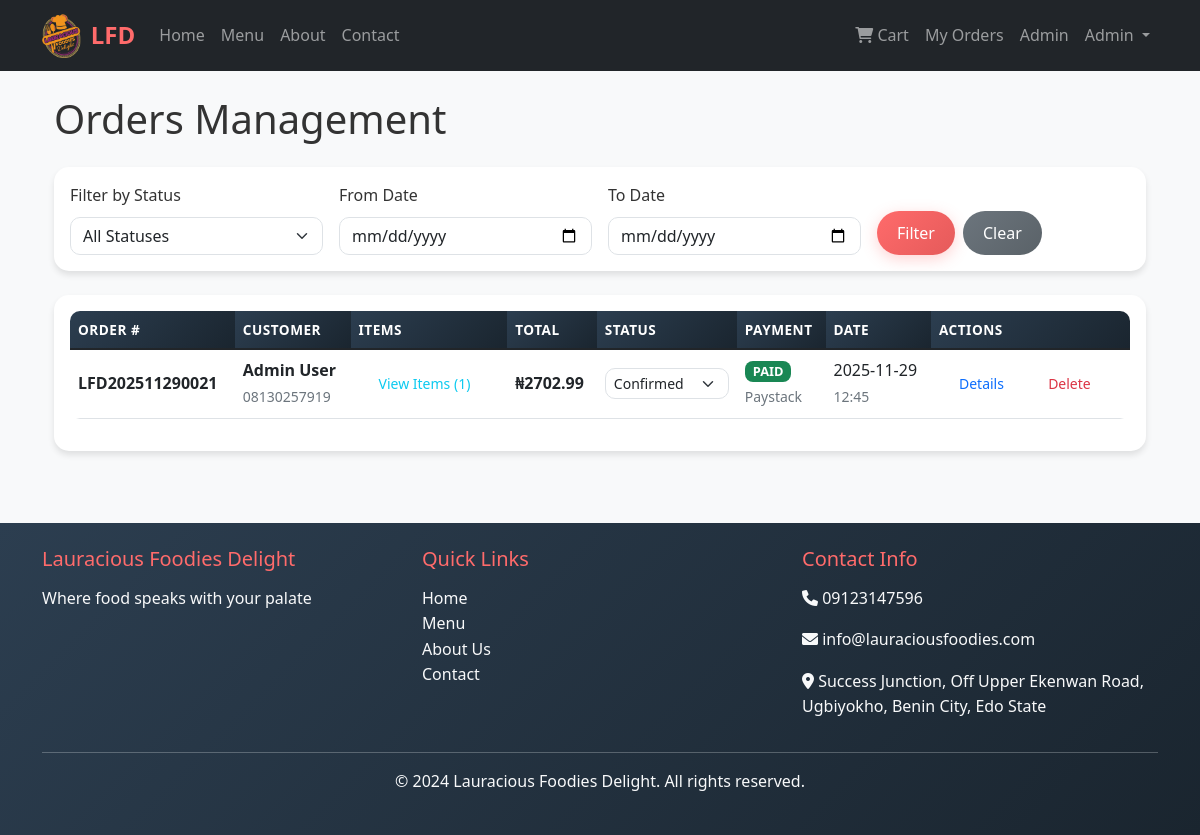
The page /admin/orders (signed in) on the database as committed earlier.
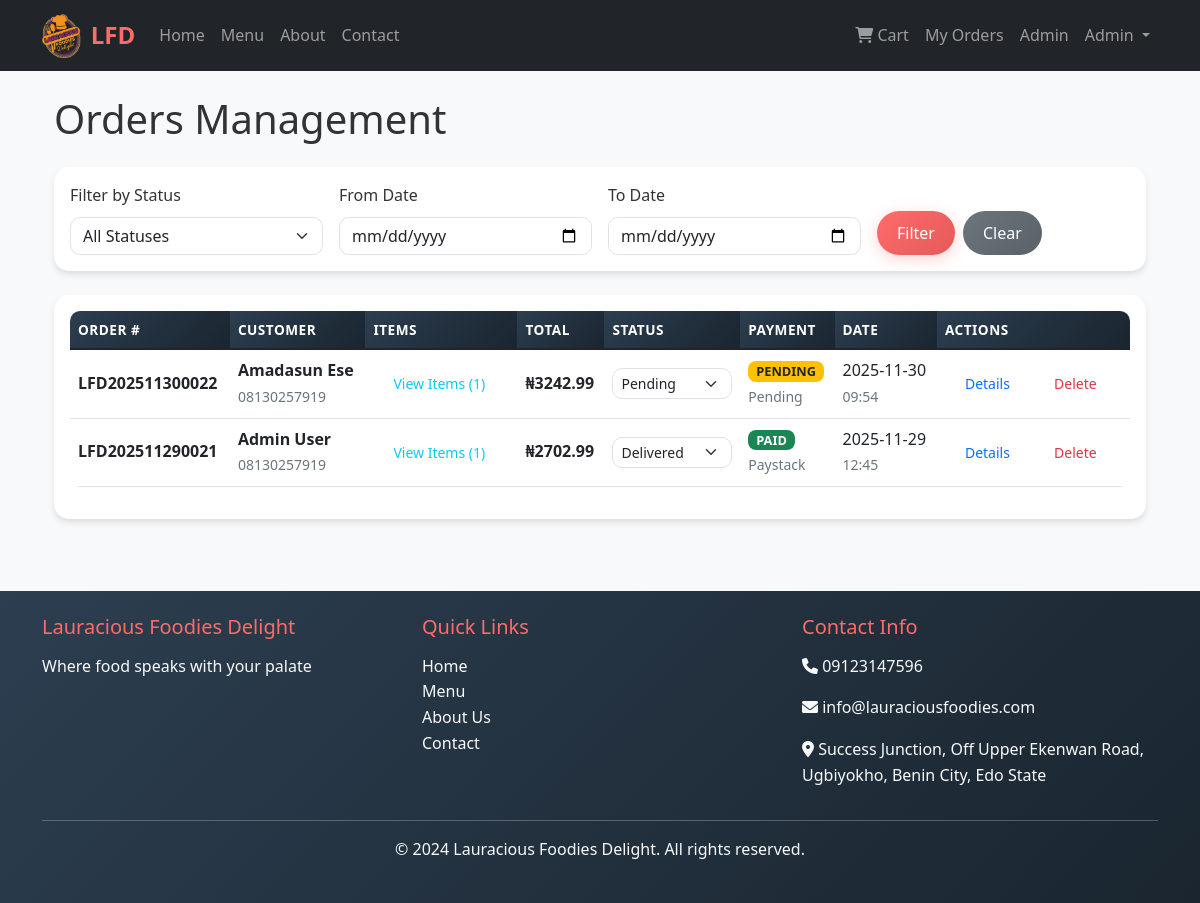
The same page on the database as committed later.
### app/models.py (models this page shows, shortened)
class User(UserMixin, db.Model):
    id = db.Column(db.Integer, primary_key=True)
    username = db.Column(db.String(80), unique=True, nullable=False)
    email = db.Column(db.String(120), unique=True, nullable=False)
    password_hash = db.Column(db.String(128))
    first_name = db.Column(db.String(50), nullable=False)
    last_name = db.Column(db.String(50), nullable=False)
    phone = db.Column(db.String(20))
    address = db.Column(db.Text)
    is_admin = db.Column(db.Boolean, default=False)
    created_at = db.Column(db.DateTime, default=datetime.utcnow)
    orders = db.relationship('Order', backref='customer', lazy='dynamic')

class Order(db.Model):
    id = db.Column(db.Integer, primary_key=True)
    order_number = db.Column(db.String(20), unique=True, nullable=False)
    customer_id = db.Column(db.Integer, db.ForeignKey('user.id'), nullable=False)
    total_amount = db.Column(db.Float, nullable=False, default=0.0)
    status = db.Column(db.String(20), default='pending')
    payment_method = db.Column(db.String(50))
    delivery_address = db.Column(db.Text)
    phone_number = db.Column(db.String(20))
    notes = db.Column(db.Text)
    created_at = db.Column(db.DateTime, default=datetime.utcnow)
    updated_at = db.Column(db.DateTime, default=datetime.utcnow, onupdate=datetime.utcnow)
    paystack_ref   = db.Column(db.String(40), unique=True, nullable=True)
    payment_status = db.Column(db.String(20), default='pending')
    order_items = db.relationship('OrderItem', backref='order', lazy='dynamic', cascade='all, delete-orphan')

### app/routes/admin.py (the view)
@bp.route('/orders')
def orders():
    status = request.args.get('status')
    date_from = request.args.get('date_from')
    date_to = request.args.get('date_to')
    query = Order.query
    if status:
        query = query.filter_by(status=status)
    if date_from:
        query = query.filter(Order.created_at >= date_from)
    if date_to:
        query = query.filter(Order.created_at <= date_to)
    orders = query.order_by(Order.created_at.desc()).all()
    return render_template('admin/orders.html', orders=orders)

### app/routes/admin.py (called while the page is built)
@bp.before_request
@login_required
def require_admin():
    if not current_user.is_admin:
        flash('Access denied. Admin privileges required.', 'danger')
        return redirect(url_for('main.index'))

### app/templates/admin/orders.html (shortened to what this page needs)
{% extends "base.html" %}
{% block content %}
<div class="container-fluid">
    <h1 class="mb-4">Orders Management</h1>
    <div class="card mb-4">
        <div class="card-body">
            <form method="GET" action="{{ url_for('admin.orders') }}">
                <div class="row g-3">
                    <div class="col-md-3">
                        <label class="form-label">Filter by Status</label>
                        <select class="form-select" name="status">
                            <option value="">All Statuses</option>
                        </select>
                    </div>
                    <div class="col-md-3">
                        <label class="form-label">From Date</label>
                        <input type="date" class="form-control" name="date_from" value="{{ request.args.get('date_from','') }}">
                    </div>
                    <div class="col-md-3">
                        <label class="form-label">To Date</label>
                        <input type="date" class="form-control" name="date_to" value="{{ request.args.get('date_to','') }}">
                    </div>
                    <div class="col-md-3 d-flex align-items-end">
                        <button class="btn btn-primary me-2">Filter</button>
                        <a href="{{ url_for('admin.orders') }}" class="btn btn-secondary">Clear</a>
                    </div>
                </div>
            </form>
        </div>
    </div>
    <div class="card">
        <div class="card-body">
            <div class="table-responsive">
                <table class="table table-hover align-middle">
                    <thead>
                        <tr>
                            <th>Order #</th>
                            <th>Customer</th>
                            <th>Items</th>
                            <th>Total</th>
                            <th>Status</th>
                            <th>Payment</th>
                            <th>Date</th>
                            <th>Actions</th>
                        </tr>
                    </thead>
                    <tbody>
                        {% for order in orders %}
                        <tr>
                            <td><strong>{{ order.order_number }}</strong></td>
                            <td>
                                <strong>{{ order.customer.first_name }} {{ order.customer.last_name }}</strong><br>
                                <small class="text-muted">{{ order.phone_number }}</small>
                            </td>
                            <td>
                                <button
                                    class="btn btn-sm btn-outline-info load-modal"
                                    data-id="{{ order.id }}"
                                    data-type="items">
                                    View Items ({{ order.order_items.count() }})
                                </button>
                            </td>
                            <td><strong>₦{{ "%.2f"|format(order.total_amount) }}</strong></td>
                            <td>
                                <form method="POST" action="{{ url_for('admin.update_order_status', order_id=order.id) }}">
                                    <select name="status" class="form-select form-select-sm" onchange="this.form.submit()">
                                        {% for s in ['pending','confirmed','preparing','delivered','cancelled'] %}
                                            <option value="{{ s }}" {% if order.status == s %}selected{% endif %}>{{ s.title() }}</option>
                                        {% endfor %}
                                    </select>
                                </form>
                            </td>
                            <td>
                                {% if order.payment_status == 'paid' %}
                                    <span class="badge bg-success">PAID</span><br>
                                    <small class="text-muted">{{ order.payment_method.title() }}</small>
                                {% else %}
                                    <span class="badge bg-warning text-dark">PENDING</span><br>
                                    <small class="text-muted">{{ order.payment_method.title() }}</small>
                                {% endif %}
                            </td>
                            <td>
                                {{ order.created_at.strftime('%Y-%m-%d') }}<br>
                                <small class="text-muted">{{ order.created_at.strftime('%H:%M') }}</small>
                            </td>
                            <td>
                                <button
                                    class="btn btn-sm btn-outline-primary load-modal"
                                    data-id="{{ order.id }}"
                                    data-type="details">
                                    Details
                                </button>
                                <button class="btn btn-sm btn-outline-danger" onclick="confirmDelete('{{ order.id }}')">
                                    Delete
                                </button>
                            </td>
                        </tr>
                        {% endfor %}
                    </tbody>
                </table>
            </div>
        </div>
    </div>
</div>
{% endblock %}

### app/templates/base.html (shortened to what this page needs)
<!DOCTYPE html>
<html lang="en">
<head>
    <link href="https://cdn.jsdelivr.net/npm/bootstrap@5.1.3/dist/css/bootstrap.min.css" rel="stylesheet">
    <link rel="stylesheet" href="https://cdnjs.cloudflare.com/ajax/libs/font-awesome/6.0.0/css/all.min.css">
    <link rel="stylesheet" href="{{ url_for('static', filename='css/style.css') }}">
</head>
<body class="d-flex flex-column min-vh-100">
    <nav class="navbar navbar-expand-lg navbar-dark bg-dark">
        <div class="container">
            <a class="navbar-brand d-flex align-items-center" href="{{ url_for('main.index') }}">
                <img src="{{ url_for('static', filename='images/log.png') }}"
                     alt="Lauracious Logo"
                     style="height: 45px; width: auto; margin-right: 10px; border-radius: 5px;">
                <span>LFD</span>
            </a>
            <div class="collapse navbar-collapse" id="navbarNav">
                <ul class="navbar-nav me-auto">
                    <li class="nav-item">
                        <a class="nav-link" href="{{ url_for('main.index') }}">Home</a>
                    </li>
                    <li class="nav-item">
                        <a class="nav-link" href="{{ url_for('menu.menu') }}">Menu</a>
                    </li>
                    <li class="nav-item">
                        <a class="nav-link" href="{{ url_for('main.about') }}">About</a>
                    </li>
                    <li class="nav-item">
                        <a class="nav-link" href="{{ url_for('main.contact') }}">Contact</a>
                    </li>
                </ul>
                <ul class="navbar-nav">
                    {% if current_user.is_authenticated %}
                        <li class="nav-item">
                            <a class="nav-link position-relative" href="{{ url_for('orders.cart') }}">
                              <i class="fas fa-shopping-cart"></i> Cart
                            </a>
                          </li>
                        <li class="nav-item">
                            <a class="nav-link" href="{{ url_for('orders.my_orders') }}">My Orders</a>
                        </li>
                        {% if current_user.is_admin %}
                        <li class="nav-item">
                            <a class="nav-link" href="{{ url_for('admin.dashboard') }}">Admin</a>
                            </li>
                        {% endif %}
                        <li class="nav-item dropdown">
                            <a class="nav-link dropdown-toggle" href="#" id="navbarDropdown" data-bs-toggle="dropdown">
                                {{ current_user.first_name }}
                            </a>
                        </li>
                    {% endif %}
                </ul>
            </div>
        </div>
    </nav>
    <main class="container my-4 flex-grow-1">
        {% block content %}{% endblock %}
    </main>
    <footer class="bg-dark text-light mt-5 py-4">
        <div class="container">
            <div class="row">
                <div class="col-md-4">
                    <h5>Lauracious Foodies Delight</h5>
                    <p>Where food speaks with your palate</p>
                </div>
                <div class="col-md-4">
                    <h5>Quick Links</h5>
                    <ul class="list-unstyled">
                        <li><a href="{{ url_for('main.index') }}" class="text-light">Home</a></li>
                        <li><a href="{{ url_for('menu.menu') }}" class="text-light">Menu</a></li>
                        <li><a href="{{ url_for('main.about') }}" class="text-light">About Us</a></li>
                        <li><a href="{{ url_for('main.contact') }}" class="text-light">Contact</a></li>
                    </ul>
                </div>
                <div class="col-md-4">
                    <h5>Contact Info</h5>
                    <p><i class="fas fa-phone"></i> 09123147596</p>
                    <p><i class="fas fa-envelope"></i> info@lauraciousfoodies.com</p>
                    <p><i class="fas fa-map-marker-alt"></i> Success Junction, Off Upper Ekenwan Road, Ugbiyokho, Benin City, Edo State</p>
                </div>
            </div>
            <hr class="bg-light">
            <div class="text-center">
                <p>&copy; 2024 Lauracious Foodies Delight. All rights reserved.</p>
            </div>
        </div>
    </footer>
</body>
</html>

### app/static/css/style.css (style rules this page uses)
:root { --primary-color: #ff6b6b; --secondary-color: #4ecdc4; --dark-color: #2c3e50; --light-color: #ecf0f1; --success-color: #28a745; --warning-color: #ffc107; --danger-color: #dc3545; --info-color: #17a2b8; }
* { box-sizing: border-box; }
body { font-family: 'Segoe UI', Tahoma, Geneva, Verdana, sans-serif; line-height: 1.6; color: #333; background-color: #f8f9fa; }
.navbar-brand { font-weight: bold; font-size: 1.5rem; color: var(--primary-color) !important; }
.navbar-nav .nav-link { font-weight: 500; transition: color 0.3s ease; }
.card { transition: all 0.3s ease; border: none; border-radius: 15px; overflow: hidden; box-shadow: 0 4px 6px rgba(0, 0, 0, 0.1); }
.btn { border-radius: 25px; padding: 10px 20px; font-weight: 500; transition: all 0.3s ease; border: none; }
.btn-primary { background: linear-gradient(135deg, var(--primary-color), #e55a5a); box-shadow: 0 4px 15px rgba(255, 107, 107, 0.3); }
.btn-secondary { background: linear-gradient(135deg, #6c757d, #5a6268); }
.form-control, .form-select { border-radius: 10px; border: 1px solid #dee2e6; transition: all 0.3s ease; }
.table { border-radius: 10px; overflow: hidden; }
.table thead th { background: linear-gradient(135deg, var(--dark-color), #1a252f); color: white; border: none; font-weight: 600; text-transform: uppercase; font-size: 0.85rem; letter-spacing: 0.5px; }
footer { background: linear-gradient(135deg, var(--dark-color), #1a252f); margin-top: auto; }
footer h5 { color: var(--primary-color); margin-bottom: 15px; }
footer a { color: #bdc3c7; text-decoration: none; transition: color 0.3s ease; }
.badge { font-size: 0.8rem; padding: 4px 8px; border-radius: 8px; }

Rows that differ between the two databases and show on the page:
added Order: order_number "LFD202511300022", customer.first_name "Amadasun", customer.last_name "Ese", phone_number "08130257919", order_items.count "1", total_amount "3242.99", status "Pending", payment_method "Pending", created_at "2025-11-30", created_at "09:54"
changed Order "LFD202511290021": status "Confirmed" → "Delivered"
